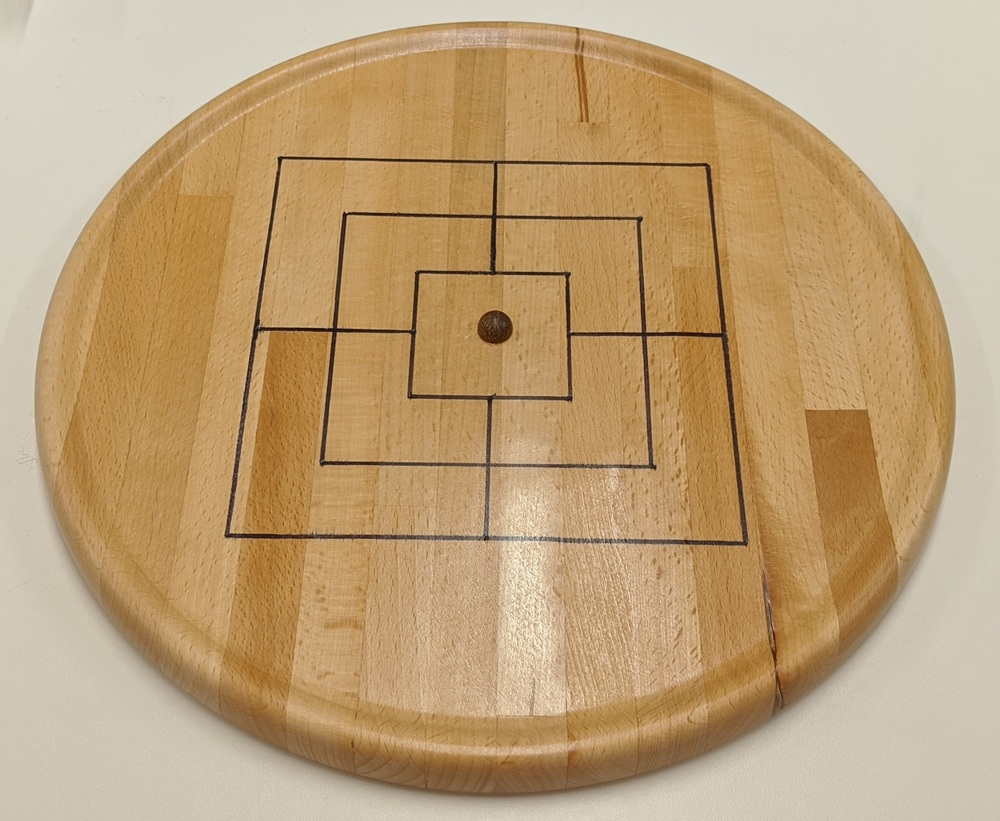
#> input picture vision_scripts/imgs/brd.11.jpg, 1000 x 821 px
$ jupyter execute --allow-errors nine_mens_morris.ipynb
#> lines starting #> are read from the running program, lines starting #| are printed output that depends on the picture; after the words box and inside, x2 and y2 are one past the last pixel; in counts of white or black regions, pixels touching at a corner belong together
[cell 1]
import cv2
import numpy as np
from poly_point_isect import isect_segments
from scipy.spatial.distance import pdist, euclidean, squareform

[cell 2]
img = cv2.imread('imgs/brd.11.jpg')
#> img is the input picture: shape (821, 1000, 3); mean B, G, R 120.4, 160.9, 189.9

gray = cv2.cvtColor(img,cv2.COLOR_BGR2GRAY)
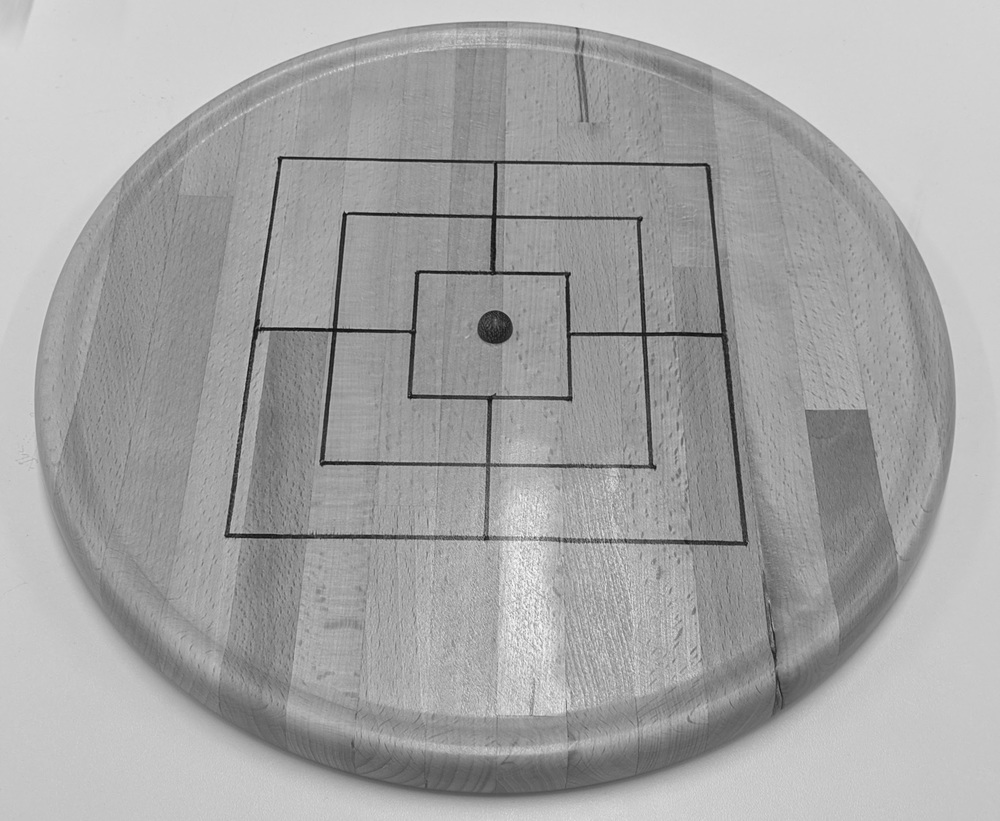
#> gray: shape (821, 1000); min 10, max 251, mean 164.9
height, width = img.shape[:2]
#> height = 821; width = 1000
center = width/2, height/2
#> center = (500, 410.5)

### Blur the image

[cell 3]
kernel_size = 9
sigma = 120
# blur_gray = cv2.GaussianBlur(gray,(kernel_size, kernel_size),0)
blur_gray = cv2.bilateralFilter(gray,6,sigma,sigma)

### Find edges

[cell 4]
low_threshold = 80
high_threshold = 120
edges = cv2.Canny(blur_gray, low_threshold, high_threshold)
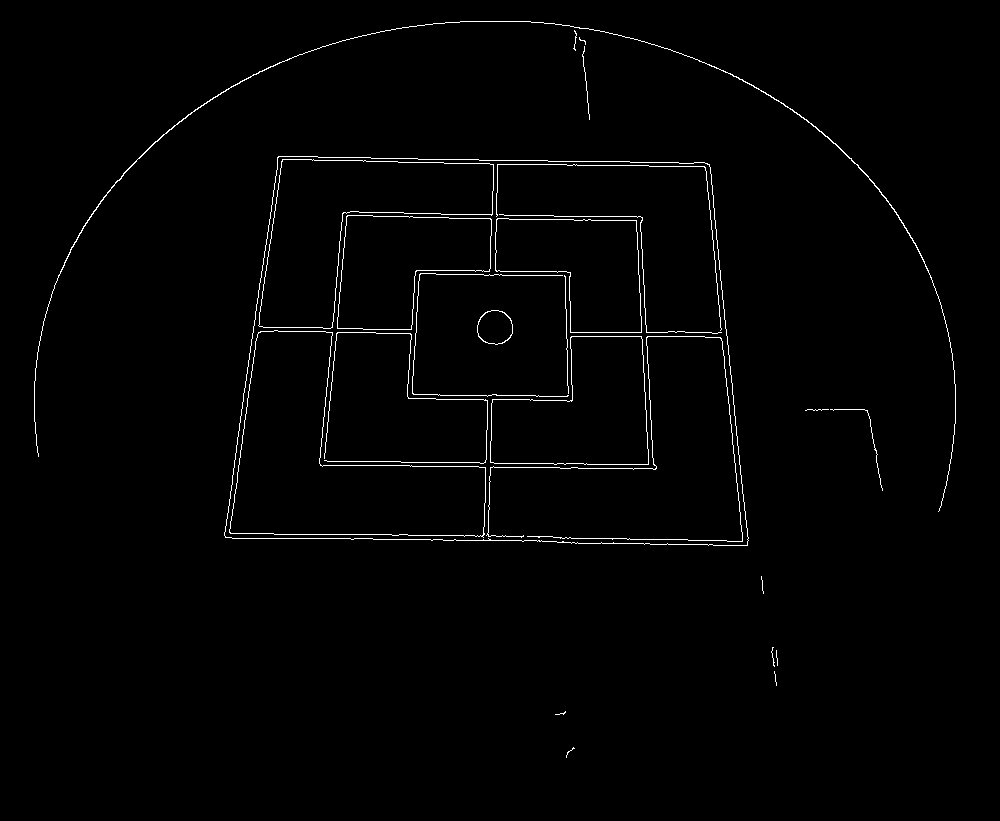
#> edges: shape (821, 1000); 1.2% white in thin lines or dots, all inside (x1, y1, x2, y2) = (34, 21, 956, 758)

### Draw lines

[cell 5]
line_image = np.copy(img) * 0
#> line_image: shape (821, 1000, 3); every value is 0

lines = cv2.HoughLinesP(edges, 1, np.pi / 180, 40, np.array([]), 25, 46)
#> lines = 77 rows, first 6: [310, 538, 747, 545], [278, 156, 709, 164], [544, 164, 709, 166], [228, 537, 281, 161], [331, 534, 747, 541], [635, 216, 648, 468]

line_segments = []
r = 0.1
for line in lines:
    for x1,y1,x2,y2 in line:
        x3,y3 = x1+(x1-x2)*r, y1+(y1-y2)*r
        x4,y4 = x2+(x2-x1)*r, y2+(y2-y1)*r
        line_segments.append(((x3, y3), (x4, y4)))
        cv2.line(line_image,(int(x3),int(y3)),(int(x4),int(y4)),(255,0,0),3)
#> this loop made 77 passes
#> line on passes 1 to 12: [[310, 538, 747, 545]], [[278, 156, 709, 164]], [[544, 164, 709, 166]], [[228, 537, 281, 161]], [[331, 534, 747, 541]], [[635, 216, 648, 468]], [[224, 535, 268, 225]], [[718, 259, 747, 543]], [[343, 212, 642, 217]], [[566, 332, 726, 332]], [[320, 464, 570, 468]], [[342, 215, 642, 220]]
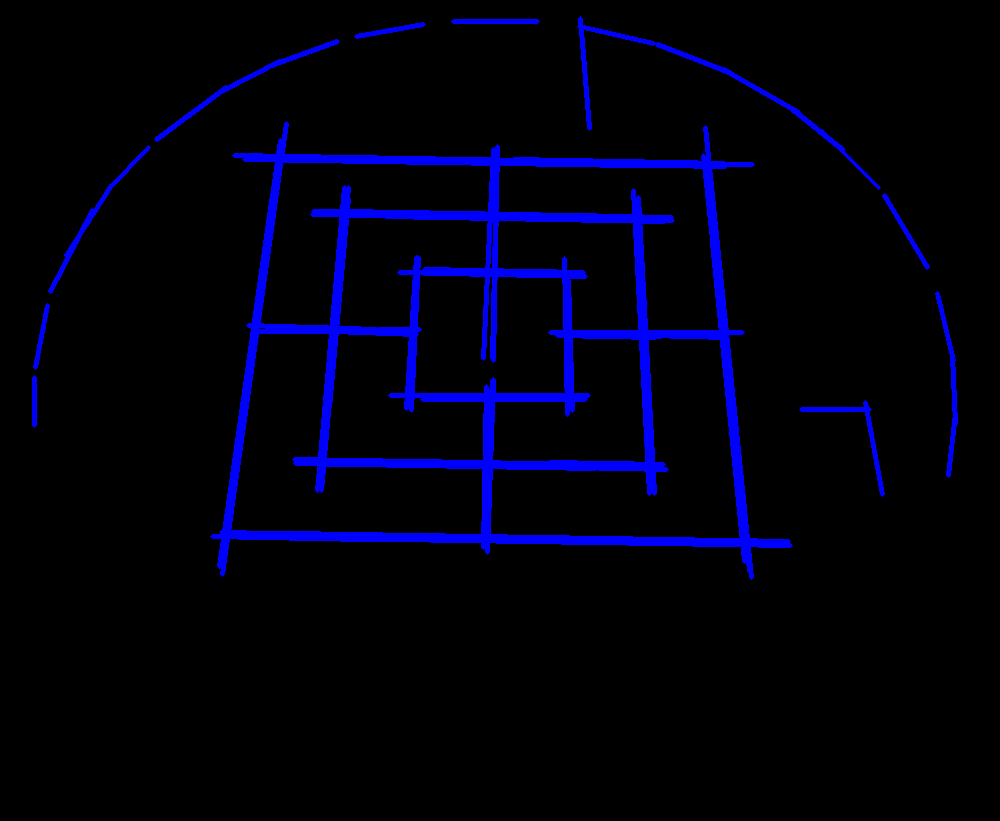
#> line_image: shape (821, 1000, 3); mean B, G, R 15.4, 0, 0
#> after the loop, line_segments = 77 items

line_image = cv2.addWeighted(img, 0.8, line_image, 0.7, 0)
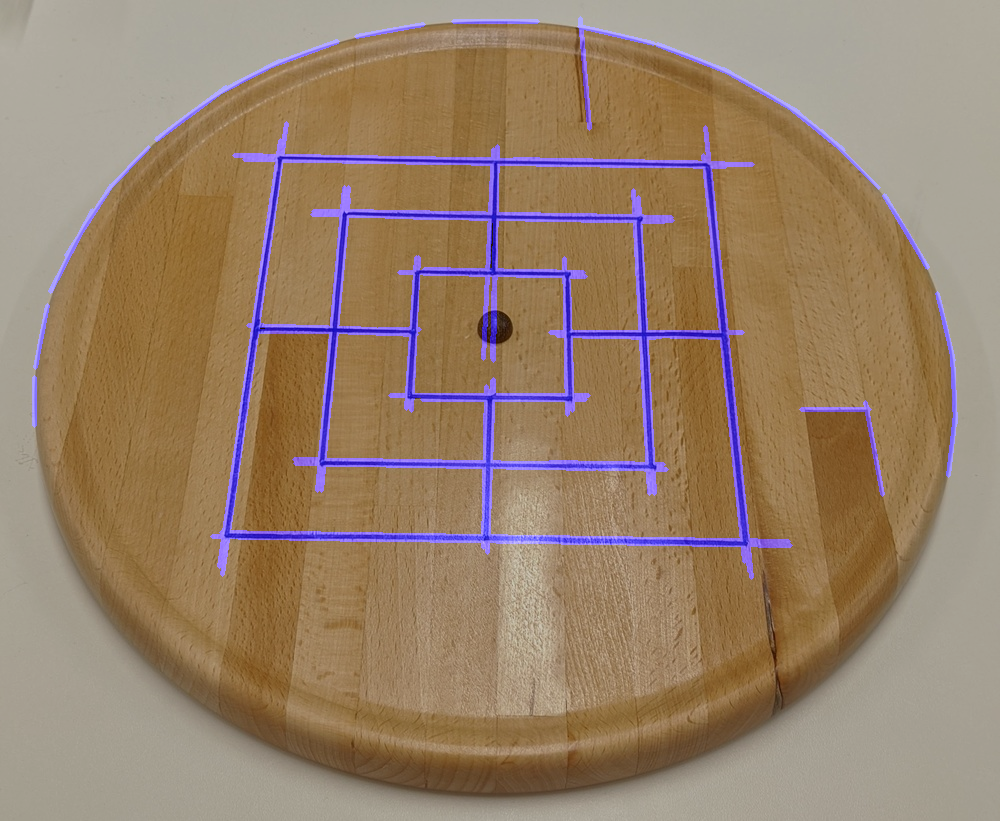
#> line_image: shape (821, 1000, 3); mean B, G, R 106.4, 128.7, 151.9
